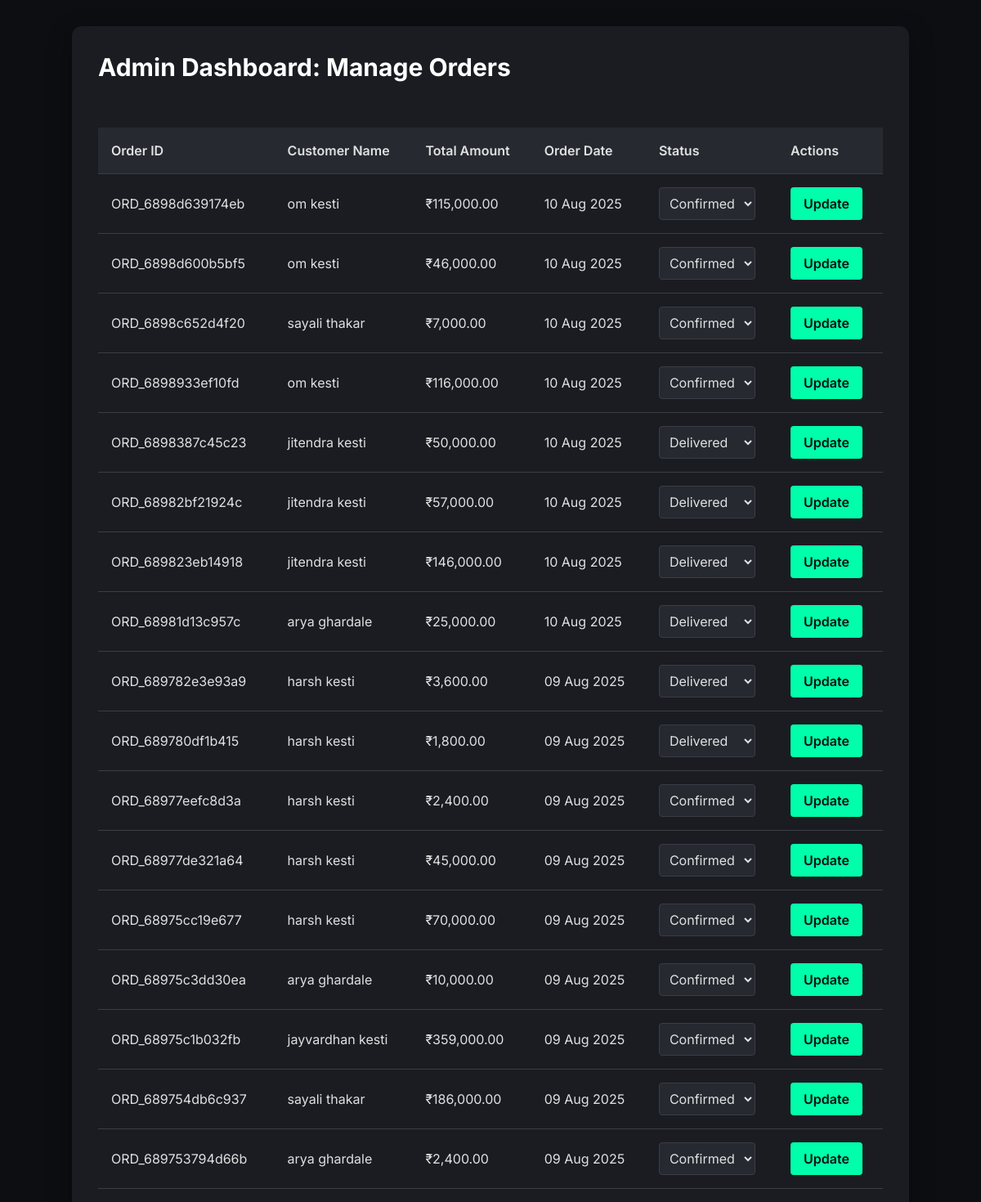
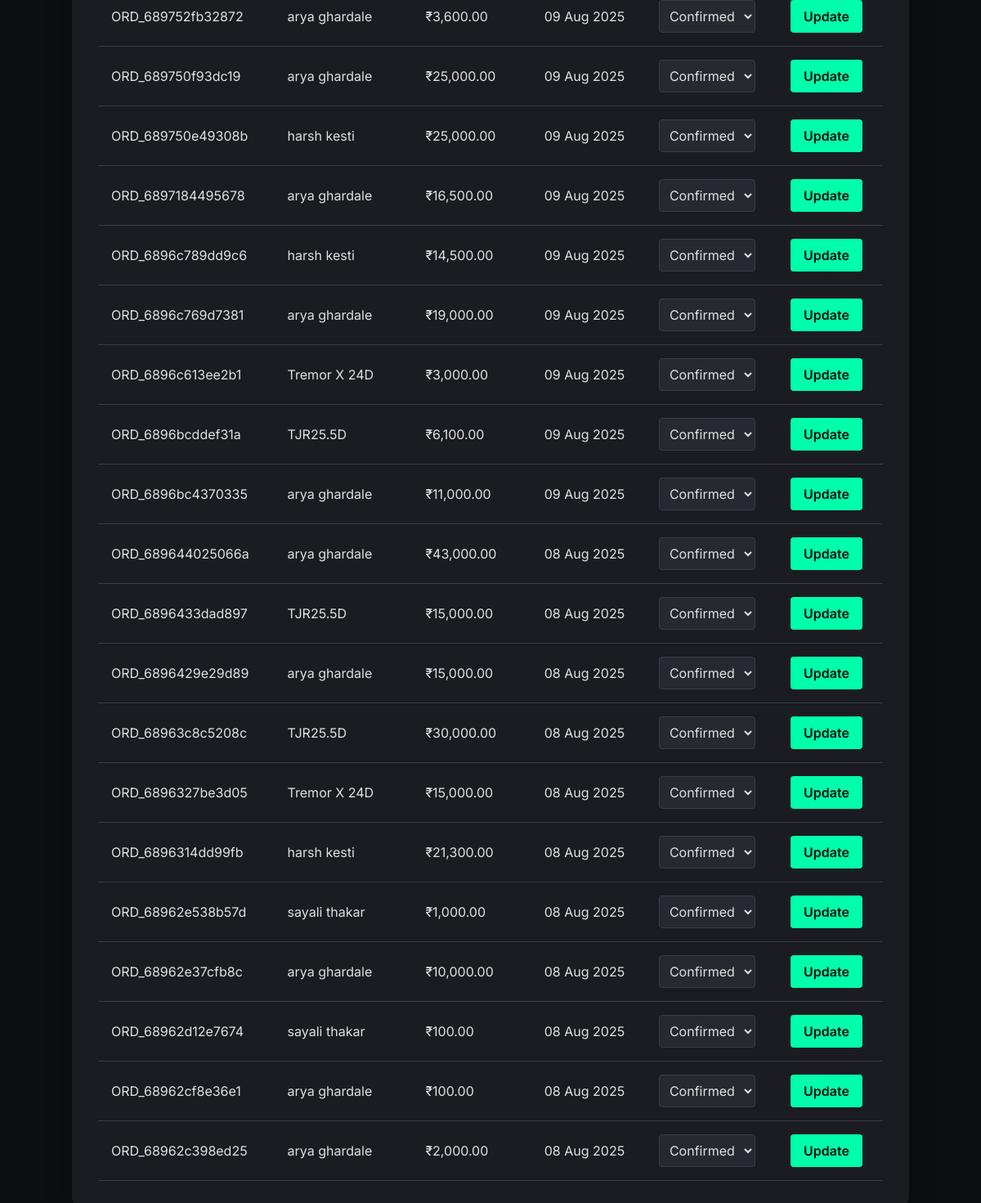
The app's page /admin_order_status.php (signed in) with its own data (2 pictures, top to bottom).
### tables this page shows
CREATE TABLE `orders` (
  `id` int(11) NOT NULL,
  `order_id` varchar(50) NOT NULL,
  `customer_name` varchar(100) NOT NULL,
  `customer_email` varchar(100) NOT NULL,
  `customer_phone` varchar(20) DEFAULT NULL,
  `customer_address` text DEFAULT NULL,
  `total_amount` decimal(10,2) NOT NULL,
  `order_date` timestamp NOT NULL DEFAULT current_timestamp(),
  `status` enum('pending','confirmed','shipped','delivered','cancelled') DEFAULT 'pending',
  `created_at` timestamp NOT NULL DEFAULT current_timestamp(),
  `updated_at` timestamp NOT NULL DEFAULT current_timestamp() ON UPDATE current_timestamp(),
  `order_time` datetime NOT NULL DEFAULT current_timestamp()
);

### admin_order_status.php (the view, shortened to what this page needs)
<?php
include 'db_connect.php';
$sql = "SELECT order_id, customer_name, total_amount, order_date, status FROM orders ORDER BY id DESC";
$result = $conn->query($sql);
$orders = $result->fetch_all(MYSQLI_ASSOC);
?>
<!DOCTYPE html>
<html lang="en">
<head>
    <script src="https://cdn.tailwindcss.com"></script>
</head>
<body>
    <div class="container">
        <h1 class="text-3xl font-bold text-white mb-6">Admin Dashboard: Manage Orders</h1>
        <div class="overflow-x-auto">
            <table class="orders-table">
                <thead>
                    <tr>
                        <th>Order ID</th>
                        <th>Customer Name</th>
                        <th>Total Amount</th>
                        <th>Order Date</th>
                        <th>Status</th>
                        <th>Actions</th>
                    </tr>
                </thead>
                <tbody>
                    <?php if (!empty($orders)): ?>
                        <?php foreach ($orders as $order): ?>
                            <tr>
                                <td><?= htmlspecialchars($order['order_id']) ?></td>
                                <td><?= htmlspecialchars($order['customer_name']) ?></td>
                                <td>₹<?= number_format((float)$order['total_amount'], 2) ?></td>
                                <td><?= htmlspecialchars(date('d M Y', strtotime($order['order_date']))) ?></td>
                                <td>
                                    <form class="status-form">
                                        <select name="status" class="status-select">
                                            <option value="confirmed" <?= ($order['status'] === 'confirmed') ? 'selected' : '' ?>>Confirmed</option>
                                            <option value="delivered" <?= ($order['status'] === 'delivered') ? 'selected' : '' ?>>Delivered</option>
                                        </select>
                                </td>
                                <td>
                                    <button type="submit" class="status-btn">Update</button>
                                </td>
                            </tr>
                        <?php endforeach; ?>
                    <?php else: ?>
                        <tr>
                            <td colspan="6" class="text-center py-4">No orders found.</td>
                        </tr>
                    <?php endif; ?>
                </tbody>
            </table>
        </div>
    </div>
</body>
</html>

### admin_order_status.php (style rules this page uses)
body { font-family: "Inter", sans-serif; background-color: #0d0e12; color: #e0e0e0; min-height: 100vh; padding: 2rem; }
.container { max-width: 1200px; margin: 0 auto; background-color: #1a1c22; border-radius: 12px; box-shadow: 0 10px 30px rgba(0, 0, 0, 0.4); padding: 2rem; }
.orders-table { width: 100%; border-collapse: collapse; margin-top: 2rem; }
.orders-table th, .orders-table td { padding: 1rem; text-align: left; border-bottom: 1px solid #3a3d45; }
.orders-table thead th { background-color: #262930; color: #e0e0e0; font-weight: 600; }
.status-select { background-color: #262930; border: 1px solid #3a3d45; color: #e0e0e0; padding: 0.5rem; border-radius: 4px; }
.status-btn { background-color: #00ffaa; color: #0d0e12; padding: 0.5rem 1rem; border: none; border-radius: 4px; font-weight: 600; cursor: pointer; transition: background-color 0.3s, transform 0.3s; }

### records on screen
orders: order "ORD_6898d639174eb", customer_name "om kesti", total_amount "115,000.00", order_date "10 Aug 2025", status "Confirmed"
orders: order "ORD_6898d600b5bf5", customer_name "om kesti", total_amount "46,000.00", order_date "10 Aug 2025", status "Confirmed"
orders: order "ORD_6898c652d4f20", customer_name "sayali thakar", total_amount "7,000.00", order_date "10 Aug 2025", status "Confirmed"
orders: order "ORD_6898933ef10fd", customer_name "om kesti", total_amount "116,000.00", order_date "10 Aug 2025", status "Confirmed"
orders: order "ORD_6898387c45c23", customer_name "jitendra kesti", total_amount "50,000.00", order_date "10 Aug 2025", status "Delivered"
orders: order "ORD_68982bf21924c", customer_name "jitendra kesti", total_amount "57,000.00", order_date "10 Aug 2025", status "Delivered"
orders: order "ORD_689823eb14918", customer_name "jitendra kesti", total_amount "146,000.00", order_date "10 Aug 2025", status "Delivered"
orders: order "ORD_68981d13c957c", customer_name "arya ghardale", total_amount "25,000.00", order_date "10 Aug 2025", status "Delivered"
orders: order "ORD_689782e3e93a9", customer_name "harsh kesti", total_amount "3,600.00", order_date "09 Aug 2025", status "Delivered"
orders: order "ORD_689780df1b415", customer_name "harsh kesti", total_amount "1,800.00", order_date "09 Aug 2025", status "Delivered"
orders: order "ORD_68977eefc8d3a", customer_name "harsh kesti", total_amount "2,400.00", order_date "09 Aug 2025", status "Confirmed"
orders: order "ORD_68977de321a64", customer_name "harsh kesti", total_amount "45,000.00", order_date "09 Aug 2025", status "Confirmed"
orders: order "ORD_68975cc19e677", customer_name "harsh kesti", total_amount "70,000.00", order_date "09 Aug 2025", status "Confirmed"
orders: order "ORD_68975c3dd30ea", customer_name "arya ghardale", total_amount "10,000.00", order_date "09 Aug 2025", status "Confirmed"
orders: order "ORD_68975c1b032fb", customer_name "jayvardhan kesti", total_amount "359,000.00", order_date "09 Aug 2025", status "Confirmed"
orders: order "ORD_689754db6c937", customer_name "sayali thakar", total_amount "186,000.00", order_date "09 Aug 2025", status "Confirmed"
orders: order "ORD_689753794d66b", customer_name "arya ghardale", total_amount "2,400.00", order_date "09 Aug 2025", status "Confirmed"
orders: order "ORD_689752fb32872", customer_name "arya ghardale", total_amount "3,600.00", order_date "09 Aug 2025", status "Confirmed"
orders: order "ORD_689750f93dc19", customer_name "arya ghardale", total_amount "25,000.00", order_date "09 Aug 2025", status "Confirmed"
orders: order "ORD_689750e49308b", customer_name "harsh kesti", total_amount "25,000.00", order_date "09 Aug 2025", status "Confirmed"
orders: order "ORD_6897184495678", customer_name "arya ghardale", total_amount "16,500.00", order_date "09 Aug 2025", status "Confirmed"
orders: order "ORD_6896c789dd9c6", customer_name "harsh kesti", total_amount "14,500.00", order_date "09 Aug 2025", status "Confirmed"
orders: order "ORD_6896c769d7381", customer_name "arya ghardale", total_amount "19,000.00", order_date "09 Aug 2025", status "Confirmed"
orders: order "ORD_6896c613ee2b1", customer_name "Tremor X 24D", total_amount "3,000.00", order_date "09 Aug 2025", status "Confirmed"
orders: order "ORD_6896bcddef31a", customer_name "TJR25.5D", total_amount "6,100.00", order_date "09 Aug 2025", status "Confirmed"
orders: order "ORD_6896bc4370335", customer_name "arya ghardale", total_amount "11,000.00", order_date "09 Aug 2025", status "Confirmed"
orders: order "ORD_689644025066a", customer_name "arya ghardale", total_amount "43,000.00", order_date "08 Aug 2025", status "Confirmed"
orders: order "ORD_6896433dad897", customer_name "TJR25.5D", total_amount "15,000.00", order_date "08 Aug 2025", status "Confirmed"
orders: order "ORD_6896429e29d89", customer_name "arya ghardale", total_amount "15,000.00", order_date "08 Aug 2025", status "Confirmed"
orders: order "ORD_68963c8c5208c", customer_name "TJR25.5D", total_amount "30,000.00", order_date "08 Aug 2025", status "Confirmed"
orders: order "ORD_6896327be3d05", customer_name "Tremor X 24D", total_amount "15,000.00", order_date "08 Aug 2025", status "Confirmed"
orders: order "ORD_6896314dd99fb", customer_name "harsh kesti", total_amount "21,300.00", order_date "08 Aug 2025", status "Confirmed"
orders: order "ORD_68962e538b57d", customer_name "sayali thakar", total_amount "1,000.00", order_date "08 Aug 2025", status "Confirmed"
orders: order "ORD_68962e37cfb8c", customer_name "arya ghardale", total_amount "10,000.00", order_date "08 Aug 2025", status "Confirmed"
orders: order "ORD_68962d12e7674", customer_name "sayali thakar", total_amount "100.00", order_date "08 Aug 2025", status "Confirmed"
orders: order "ORD_68962cf8e36e1", customer_name "arya ghardale", total_amount "100.00", order_date "08 Aug 2025", status "Confirmed"
orders: order "ORD_68962c398ed25", customer_name "arya ghardale", total_amount "2,000.00", order_date "08 Aug 2025", status "Confirmed"
